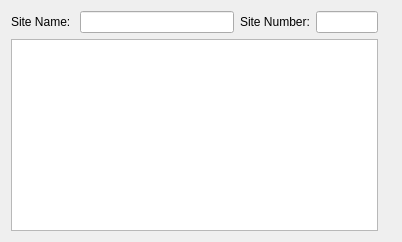
            <widget class="QWidget" name="tab_summary_premeasurement">
             <property name="sizePolicy">
              <sizepolicy hsizetype="Expanding" vsizetype="Expanding">
               <horstretch>0</horstretch>
               <verstretch>0</verstretch>
              </sizepolicy>
             </property>
             <attribute name="title">
              <string>Premeasurement</string>
             </attribute>
             <layout class="QGridLayout" name="gridLayout_7">
              <item row="0" column="0">
               <layout class="QVBoxLayout" name="verticalLayout_2">
                <item>
                 <layout class="QHBoxLayout" name="horizontalLayout_3" stretch="1,5,1,2">
                  <item>
                   <widget class="QLabel" name="label">
                    <property name="frameShape">
                     <enum>QFrame::NoFrame</enum>
                    </property>
                    <property name="text">
                     <string>Site Name: </string>
                    </property>
                   </widget>
                  </item>
                  <item>
                   <widget class="QLineEdit" name="ed_site_name"/>
                  </item>
                  <item>
                   <widget class="QLabel" name="label_2">
                    <property name="text">
                     <string>Site Number:</string>
                    </property>
                   </widget>
                  </item>
                  <item>
                   <widget class="QLineEdit" name="ed_site_number"/>
                  </item>
                 </layout>
                </item>
                <item>
                 <layout class="QHBoxLayout" name="horizontalLayout_5" stretch="3">
                  <item>
                   <widget class="QTableWidget" name="table_premeas">
                    <property name="font">
                     <font>
                      <pointsize>10</pointsize>
                     </font>
                    </property>
                   </widget>
                  </item>
                 </layout>
                </item>
               </layout>
              </item>
              <item row="0" column="1">
               <widget class="QLabel" name="txt_site_name">
                <property name="text">
                 <string/>
                </property>
               </widget>
              </item>
             </layout>
            </widget>
